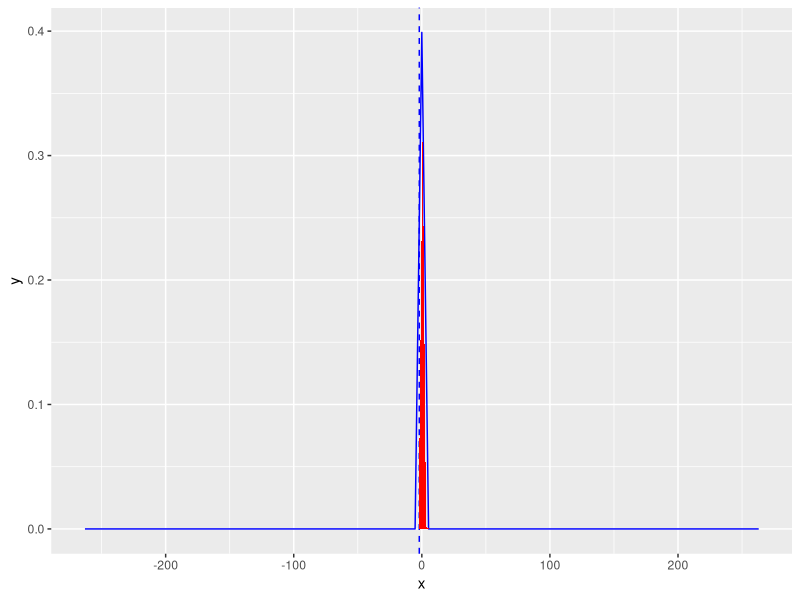

Reproduce this figure in R.
library(ggplot2)

ggplot(data.frame(x = c(-263,263)), aes(x)) +
  geom_vline(xintercept = -2, linetype=2, colour="blue") +
  stat_function(fun = dnorm, colour="blue") +
  geom_area(stat = "function", fun = dnorm, fill = "red", xlim = c(-2,263)) 
pnorm(-2, lower.tail = FALSE)

anscombe
# компактно отобразим структуру объекта
str(anscombe)
# подсчитывает базовые статистические критерии(макс/мин, среднее, медиана...) структуры объекта
summary(anscombe)
dput(anscombe)
# вычислим коеф корреляции
cor.test(anscombe$x1, anscombe$y1)
cor.test(anscombe$x2, anscombe$y2)
cor.test(anscombe$x3, anscombe$y3)
cor.test(anscombe$x4, anscombe$y4)

str(diamonds)